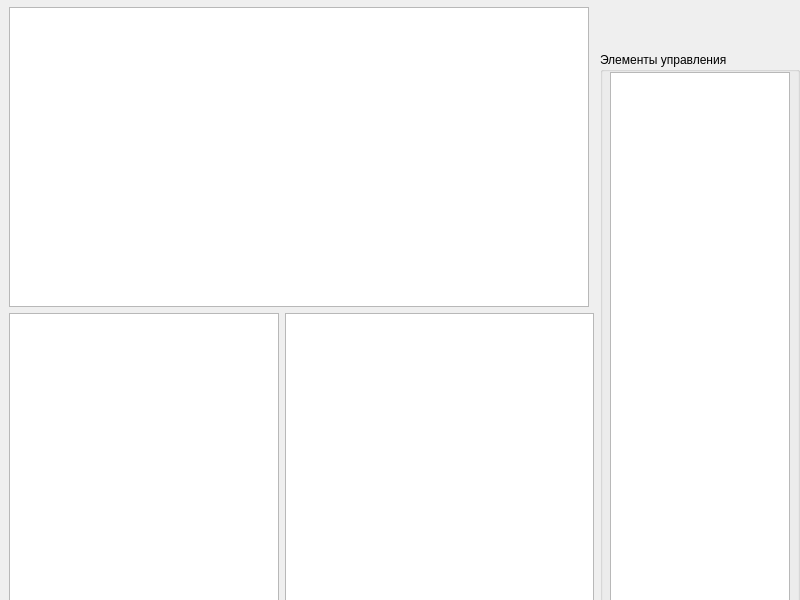
<?xml version="1.0" encoding="UTF-8"?>
<ui version="4.0">
 <class>MainWindow</class>
 <widget class="QMainWindow" name="MainWindow">
  <property name="geometry">
   <rect>
    <x>0</x>
    <y>0</y>
    <width>800</width>
    <height>600</height>
   </rect>
  </property>
  <property name="maximumSize">
   <size>
    <width>800</width>
    <height>600</height>
   </size>
  </property>
  <property name="windowTitle">
   <string>MainWindow</string>
  </property>
  <widget class="QWidget" name="centralwidget">
   <widget class="QWidget" name="layoutWidget">
    <property name="geometry">
     <rect>
      <x>9</x>
      <y>7</y>
      <width>791</width>
      <height>661</height>
     </rect>
    </property>
    <layout class="QHBoxLayout" name="horizontalLayout_2">
     <item>
      <layout class="QVBoxLayout" name="verticalLayout">
       <item>
        <widget class="QGraphicsView" name="graphicsView">
         <property name="minimumSize">
          <size>
           <width>580</width>
           <height>300</height>
          </size>
         </property>
         <property name="maximumSize">
          <size>
           <width>580</width>
           <height>300</height>
          </size>
         </property>
        </widget>
       </item>
       <item>
        <layout class="QHBoxLayout" name="horizontalLayout">
         <item>
          <widget class="QListView" name="listView">
           <property name="minimumSize">
            <size>
             <width>270</width>
             <height>250</height>
            </size>
           </property>
           <property name="maximumSize">
            <size>
             <width>270</width>
             <height>16777215</height>
            </size>
           </property>
          </widget>
         </item>
         <item>
          <widget class="QTableView" name="tableView"/>
         </item>
        </layout>
       </item>
      </layout>
     </item>
     <item>
      <widget class="QGroupBox" name="groupBox">
       <property name="minimumSize">
        <size>
         <width>200</width>
         <height>300</height>
        </size>
       </property>
       <property name="maximumSize">
        <size>
         <width>200</width>
         <height>570</height>
        </size>
       </property>
       <property name="title">
        <string>Элементы управления</string>
       </property>
       <property name="alignment">
        <set>Qt::AlignLeading|Qt::AlignLeft|Qt::AlignTop</set>
       </property>
       <widget class="CustomListWidget" name="listWidget">
        <property name="geometry">
         <rect>
          <x>10</x>
          <y>20</y>
          <width>180</width>
          <height>750</height>
         </rect>
        </property>
        <property name="minimumSize">
         <size>
          <width>101</width>
          <height>0</height>
         </size>
        </property>
        <property name="maximumSize">
         <size>
          <width>190</width>
          <height>790</height>
         </size>
        </property>
        <property name="dragEnabled">
         <bool>true</bool>
        </property>
        <property name="dragDropMode">
         <enum>QAbstractItemView::DragDrop</enum>
        </property>
        <property name="defaultDropAction">
         <enum>Qt::MoveAction</enum>
        </property>
       </widget>
      </widget>
     </item>
    </layout>
   </widget>
  </widget>
  <widget class="QMenuBar" name="menubar">
   <property name="geometry">
    <rect>
     <x>0</x>
     <y>0</y>
     <width>800</width>
     <height>21</height>
    </rect>
   </property>
  </widget>
 </widget>
 <customwidgets>
  <customwidget>
   <class>CustomListWidget</class>
   <extends>QListWidget</extends>
   <header location="global">customlistwidget.h</header>
  </customwidget>
 </customwidgets>
 <resources/>
 <connections/>
</ui>
